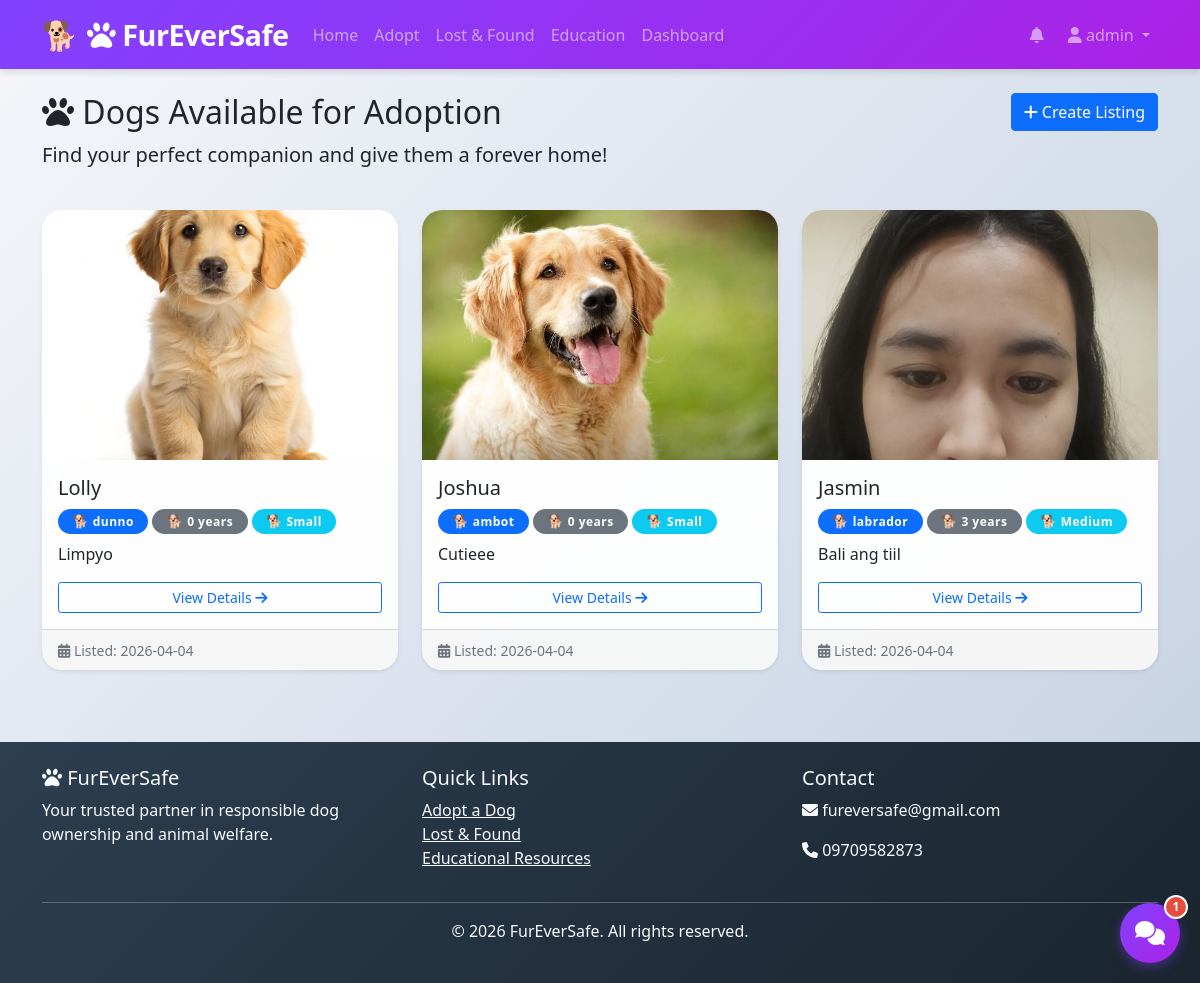
Page /adoptions (signed in) on the committed database.
### models.py (models this page shows, shortened)
class User(UserMixin, db.Model):
    id = db.Column(db.Integer, primary_key=True)
    username = db.Column(db.String(80), unique=True, nullable=False)
    email = db.Column(db.String(120), unique=True, nullable=False)
    password_hash = db.Column(db.String(200), nullable=False)
    user_type = db.Column(db.String(50), default='owner')  # owner, shelter, vet
    is_approved = db.Column(db.Boolean, default=False)  # New field for approval
    approved_by = db.Column(db.Integer, db.ForeignKey('user.id'), nullable=True)  # Who approved
    approved_at = db.Column(db.DateTime, nullable=True)
    created_at = db.Column(db.DateTime, default=datetime.utcnow)
    dogs = db.relationship('Dog', backref='owner', lazy=True)
    adoption_applications = db.relationship('AdoptionApplication', backref='applicant', lazy=True)
    lost_found_reports = db.relationship('LostFound', backref='reporter', lazy=True)
    approved_by_user = db.relationship('User', remote_side=[id], backref='approved_users')

class AdoptionListing(db.Model):
    id = db.Column(db.Integer, primary_key=True)
    shelter_id = db.Column(db.Integer, db.ForeignKey('user.id'), nullable=False)
    dog_name = db.Column(db.String(100), nullable=False)
    breed = db.Column(db.String(100))
    age = db.Column(db.Integer)
    gender = db.Column(db.String(20))
    size = db.Column(db.String(50))
    description = db.Column(db.Text)
    photo = db.Column(db.String(200))
    status = db.Column(db.String(50), default='available')  # available, pending, adopted
    created_at = db.Column(db.DateTime, default=datetime.utcnow)
    applications = db.relationship('AdoptionApplication', backref='listing', lazy=True, cascade='all, delete-orphan')

### app.py (the view)
@app.route('/adoptions')
def adoption_listings():
    page = request.args.get('page', 1, type=int)
    listings = AdoptionListing.query.filter_by(status='available').order_by(AdoptionListing.created_at.desc()).paginate(page=page, per_page=12)
    return render_template('adoption/listings.html', listings=listings)

### app.py (called while the page is built)
@login_manager.user_loader
def load_user(user_id):
    return db.session.get(User, int(user_id))

### templates/adoption/listings.html (shortened to what this page needs)
{% extends "base.html" %}
{% block content %}
<div class="container mt-4">
    <div class="row mb-4">
        <div class="col">
            <h2><i class="fas fa-paw"></i> Dogs Available for Adoption</h2>
            <p class="lead">Find your perfect companion and give them a forever home!</p>
        </div>
        {% if current_user.is_authenticated and current_user.user_type == 'shelter' %}
        <div class="col-auto">
            <a href="{{ url_for('create_adoption_listing') }}" class="btn btn-primary">
                <i class="fas fa-plus"></i> Create Listing
            </a>
        </div>
        {% endif %}
    </div>
    <div class="row">
        {% for listing in listings.items %}
        <div class="col-md-4 mb-4">
            <div class="card h-100 shadow-sm">
                {% if listing.photo %}
                <img src="{{ url_for('static', filename='uploads/' + listing.photo) }}"
                     class="card-img-top"
                     alt="{{ listing.dog_name }}"
                     style="height: 250px; object-fit: cover;">
                {% else %}
                <img src="https://via.placeholder.com/300x250?text=Dog+Photo"
                     class="card-img-top"
                     alt="No Photo"
                     style="height: 250px; object-fit: cover;">
                {% endif %}
                <div class="card-body">
                    <h5 class="card-title">{{ listing.dog_name }}</h5>
                    <div class="mb-2">
                        <span class="badge bg-primary">{{ listing.breed }}</span>
                        <span class="badge bg-secondary">{{ listing.age }} years</span>
                        <span class="badge bg-info">{{ listing.size|capitalize }}</span>
                    </div>
                    <p class="card-text">{{ listing.description[:150] }}{% if listing.description|length > 150 %}...{% endif %}</p>
                    <a href="{{ url_for('view_adoption_listing', listing_id=listing.id) }}" class="btn btn-outline-primary btn-sm w-100">
                        View Details <i class="fas fa-arrow-right"></i>
                    </a>
                </div>
                <div class="card-footer text-muted">
                    <small><i class="fas fa-calendar-alt"></i> Listed: {{ listing.created_at.strftime('%Y-%m-%d') }}</small>
                </div>
            </div>
        </div>
        {% endfor %}
    </div>
</div>
{% endblock %}

### templates/base.html (shortened to what this page needs)
<!DOCTYPE html>
<html lang="en">
<head>
    <link href="https://cdn.jsdelivr.net/npm/bootstrap@5.1.3/dist/css/bootstrap.min.css" rel="stylesheet">
    <link rel="stylesheet" href="https://cdnjs.cloudflare.com/ajax/libs/font-awesome/6.0.0/css/all.min.css">
    <link rel="stylesheet" href="{{ url_for('static', filename='css/style.css') }}">
    <link rel="stylesheet" href="{{ url_for('static', filename='css/chatbot.css') }}">
</head>
<body>
    <nav class="navbar navbar-expand-lg navbar-dark bg-primary">
        <div class="container">
            <a class="navbar-brand" href="{{ url_for('index') }}">
                <i class="fas fa-paw"></i> FurEverSafe
            </a>
            <div class="collapse navbar-collapse" id="navbarNav">
                <ul class="navbar-nav me-auto">
                    <li class="nav-item">
                        <a class="nav-link" href="{{ url_for('index') }}">Home</a>
                    </li>
                    <li class="nav-item">
                        <a class="nav-link" href="{{ url_for('adoption_listings') }}">Adopt</a>
                    </li>
                    <li class="nav-item">
                        <a class="nav-link" href="{{ url_for('lost_found_reports') }}">Lost & Found</a>
                    </li>
                    <li class="nav-item">
                        <a class="nav-link" href="{{ url_for('education_resources') }}">Education</a>
                    </li>
                    {% if current_user.is_authenticated %}
                    <li class="nav-item">
                        <a class="nav-link" href="{{ url_for('dashboard') }}">Dashboard</a>
                    </li>
                    {% endif %}
                </ul>
                <ul class="navbar-nav">
                    {% if current_user.is_authenticated %}
                    <li class="nav-item dropdown me-2">
                        <a class="nav-link position-relative" href="#" role="button" data-bs-toggle="dropdown" id="notificationBell">
                            <i class="fas fa-bell"></i>
                        </a>
                    </li>
                    <li class="nav-item dropdown">
                        <a class="nav-link dropdown-toggle" href="#" id="userDropdown" role="button" data-bs-toggle="dropdown">
                            <i class="fas fa-user"></i> {{ current_user.username }}
                        </a>
                    </li>
                    {% endif %}
                </ul>
            </div>
        </div>
    </nav>
    <main>
        {% block content %}{% endblock %}
    </main>
    <footer class="bg-dark text-light mt-5 py-4">
        <div class="container">
            <div class="row">
                <div class="col-md-4">
                    <h5><i class="fas fa-paw"></i> FurEverSafe</h5>
                    <p>Your trusted partner in responsible dog ownership and animal welfare.</p>
                </div>
                <div class="col-md-4">
                    <h5>Quick Links</h5>
                    <ul class="list-unstyled">
                        <li><a href="{{ url_for('adoption_listings') }}" class="text-light">Adopt a Dog</a></li>
                        <li><a href="{{ url_for('lost_found_reports') }}" class="text-light">Lost & Found</a></li>
                        <li><a href="{{ url_for('education_resources') }}" class="text-light">Educational Resources</a></li>
                    </ul>
                </div>
                <div class="col-md-4">
                    <h5>Contact</h5>
                    <p><i class="fas fa-envelope"></i> fureversafe@gmail.com</p>
                    <p><i class="fas fa-phone"></i> 09709582873</p>
                </div>
            </div>
            <hr>
            <div class="text-center">
                <p>&copy; 2026 FurEverSafe. All rights reserved.</p>
            </div>
        </div>
    </footer>
    {% include 'chatbot_widget.html' %}
</body>
</html>

### static/css/style.css (style rules this page uses)
:root { --primary-color: #8142ff; --primary-dark: #ab22e6; --primary-light: #FFB366; --secondary-color: #4A90E2; --success-color: #2ECC71; --danger-color: #E74C3C; --warning-color: #F39C12; --info-color: #3498DB; --dark-color: #2C3E50; --light-color: #ECF0F1; --gray-color: #95A5A6; --shadow-sm: 0 2px 4px rgba(0,0,0,0.1); --shadow-md: 0 4px 6px rgba(0,0,0,0.1); --shadow-lg: 0 10px 15px rgba(0,0,0,0.1); --shadow-xl: 0 20px 25px -5px rgba(0,0,0,0.1); }
* { margin: 0; padding: 0; box-sizing: border-box; }
body { font-family: 'Poppins', 'Segoe UI', Tahoma, Geneva, Verdana, sans-serif; background: linear-gradient(135deg, #f5f7fa 0%, #c3cfe2 100%); min-height: 100vh; display: flex; flex-direction: column; position: relative; }
.card { background: rgba(255, 255, 255, 0.95); backdrop-filter: blur(10px); border: none; border-radius: 20px; transition: all 0.3s cubic-bezier(0.4, 0, 0.2, 1); box-shadow: var(--shadow-sm); overflow: hidden; position: relative; }
.badge { padding: 0.5em 1.2em; font-size: 0.75rem; font-weight: 600; border-radius: 50px; letter-spacing: 0.5px; transition: all 0.3s ease; }
.badge::before { content: '🐕 '; font-size: 0.8rem; }
.navbar { background: linear-gradient(135deg, var(--primary-color), var(--primary-dark)) !important; box-shadow: var(--shadow-md); position: relative; z-index: 1000; }
.navbar-brand { font-size: 1.8rem; font-weight: 800; letter-spacing: -0.5px; position: relative; padding-left: 45px; }
.navbar-brand::before { content: '🐕'; position: absolute; left: 0; top: 50%; transform: translateY(-50%); font-size: 1.8rem; }
footer { margin-top: auto; background: linear-gradient(135deg, var(--dark-color), #1a252f); position: relative; overflow: hidden; }
footer::before { content: ''; position: absolute; bottom: 0; left: 0; right: 0; height: 100px; background: url('https://cdn.pixabay.com/photo/2013/07/13/12/07/dog-159379_640.png'); background-repeat: repeat-x; background-size: contain; opacity: 0.05; pointer-events: none; }
html { scroll-behavior: smooth; }

### rows in the picture
User: username "admin"
AdoptionListing: photo (picture), dog_name "Lolly", breed "dunno", age "0", size "Small", description "Limpyo", created_at "2026-04-04"
AdoptionListing: photo (picture), dog_name "Joshua", breed "ambot", age "0", size "Small", description "Cutieee", created_at "2026-04-04"
AdoptionListing: photo (picture), dog_name "Jasmin", breed "labrador", age "3", size "Medium", description "Bali ang tiil", created_at "2026-04-04"
